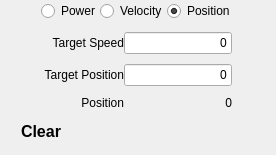
     <widget class="QWidget" name="page_3" >
      <layout class="QVBoxLayout" >
       <property name="spacing" >
        <number>1</number>
       </property>
       <property name="leftMargin" >
        <number>1</number>
       </property>
       <property name="topMargin" >
        <number>1</number>
       </property>
       <property name="rightMargin" >
        <number>1</number>
       </property>
       <property name="bottomMargin" >
        <number>1</number>
       </property>
       <item>
        <layout class="QHBoxLayout" >
         <property name="spacing" >
          <number>0</number>
         </property>
         <item>
          <spacer>
           <property name="orientation" >
            <enum>Qt::Horizontal</enum>
           </property>
           <property name="sizeHint" >
            <size>
             <width>40</width>
             <height>20</height>
            </size>
           </property>
          </spacer>
         </item>
         <item>
          <widget class="QRadioButton" name="ui_PowerRadio3" >
           <property name="text" >
            <string>Power</string>
           </property>
           <property name="checked" >
            <bool>false</bool>
           </property>
          </widget>
         </item>
         <item>
          <widget class="QRadioButton" name="ui_VelocityRadio3" >
           <property name="text" >
            <string>Velocity</string>
           </property>
          </widget>
         </item>
         <item>
          <widget class="QRadioButton" name="ui_PositionRadio3" >
           <property name="text" >
            <string>Position</string>
           </property>
           <property name="checked" >
            <bool>true</bool>
           </property>
          </widget>
         </item>
         <item>
          <spacer>
           <property name="orientation" >
            <enum>Qt::Horizontal</enum>
           </property>
           <property name="sizeHint" >
            <size>
             <width>40</width>
             <height>20</height>
            </size>
           </property>
          </spacer>
         </item>
        </layout>
       </item>
       <item>
        <spacer>
         <property name="orientation" >
          <enum>Qt::Vertical</enum>
         </property>
         <property name="sizeType" >
          <enum>QSizePolicy::Fixed</enum>
         </property>
         <property name="sizeHint" >
          <size>
           <width>20</width>
           <height>10</height>
          </size>
         </property>
        </spacer>
       </item>
       <item>
        <layout class="QGridLayout" >
         <property name="horizontalSpacing" >
          <number>0</number>
         </property>
         <property name="verticalSpacing" >
          <number>0</number>
         </property>
         <item row="0" column="1" >
          <widget class="QLabel" name="ui_TargetSpeedPowerLabel3" >
           <property name="minimumSize" >
            <size>
             <width>0</width>
             <height>20</height>
            </size>
           </property>
           <property name="text" >
            <string>Target Speed</string>
           </property>
           <property name="alignment" >
            <set>Qt::AlignRight|Qt::AlignTrailing|Qt::AlignVCenter</set>
           </property>
          </widget>
         </item>
         <item row="2" column="1" >
          <widget class="QLabel" name="ui_TargetPositionLabel3" >
           <property name="minimumSize" >
            <size>
             <width>0</width>
             <height>20</height>
            </size>
           </property>
           <property name="text" >
            <string>Target Position</string>
           </property>
           <property name="alignment" >
            <set>Qt::AlignRight|Qt::AlignTrailing|Qt::AlignVCenter</set>
           </property>
          </widget>
         </item>
         <item row="4" column="1" >
          <widget class="QLabel" name="label_6" >
           <property name="font" >
            <font/>
           </property>
           <property name="text" >
            <string>Position</string>
           </property>
           <property name="alignment" >
            <set>Qt::AlignRight|Qt::AlignTrailing|Qt::AlignVCenter</set>
           </property>
          </widget>
         </item>
         <item row="4" column="2" >
          <widget class="QLabel" name="ui_MotorPositionLabel3" >
           <property name="font" >
            <font/>
           </property>
           <property name="text" >
            <string>0</string>
           </property>
           <property name="alignment" >
            <set>Qt::AlignRight|Qt::AlignTrailing|Qt::AlignVCenter</set>
           </property>
          </widget>
         </item>
         <item row="0" column="2" >
          <widget class="QLineEdit" name="ui_TargetSpeedPowerLine3" >
           <property name="minimumSize" >
            <size>
             <width>0</width>
             <height>20</height>
            </size>
           </property>
           <property name="text" >
            <string>0</string>
           </property>
           <property name="alignment" >
            <set>Qt::AlignRight|Qt::AlignTrailing|Qt::AlignVCenter</set>
           </property>
          </widget>
         </item>
         <item row="2" column="2" >
          <widget class="QLineEdit" name="ui_TargetPositionLine3" >
           <property name="minimumSize" >
            <size>
             <width>0</width>
             <height>20</height>
            </size>
           </property>
           <property name="text" >
            <string>0</string>
           </property>
           <property name="alignment" >
            <set>Qt::AlignRight|Qt::AlignTrailing|Qt::AlignVCenter</set>
           </property>
          </widget>
         </item>
         <item rowspan="5" row="0" column="0" >
          <spacer>
           <property name="orientation" >
            <enum>Qt::Horizontal</enum>
           </property>
           <property name="sizeHint" >
            <size>
             <width>40</width>
             <height>20</height>
            </size>
           </property>
          </spacer>
         </item>
         <item rowspan="5" row="0" column="3" >
          <spacer>
           <property name="orientation" >
            <enum>Qt::Horizontal</enum>
           </property>
           <property name="sizeHint" >
            <size>
             <width>40</width>
             <height>20</height>
            </size>
           </property>
          </spacer>
         </item>
         <item row="1" column="1" colspan="2" >
          <spacer>
           <property name="orientation" >
            <enum>Qt::Vertical</enum>
           </property>
           <property name="sizeType" >
            <enum>QSizePolicy::Fixed</enum>
           </property>
           <property name="sizeHint" >
            <size>
             <width>20</width>
             <height>10</height>
            </size>
           </property>
          </spacer>
         </item>
         <item row="3" column="1" colspan="2" >
          <spacer>
           <property name="orientation" >
            <enum>Qt::Vertical</enum>
           </property>
           <property name="sizeType" >
            <enum>QSizePolicy::Fixed</enum>
           </property>
           <property name="sizeHint" >
            <size>
             <width>20</width>
             <height>10</height>
            </size>
           </property>
          </spacer>
         </item>
        </layout>
       </item>
       <item>
        <layout class="QHBoxLayout" >
         <property name="spacing" >
          <number>0</number>
         </property>
         <property name="bottomMargin" >
          <number>3</number>
         </property>
         <item>
          <widget class="QPushButton" name="ui_ClearButton3" >
           <property name="minimumSize" >
            <size>
             <width>80</width>
             <height>30</height>
            </size>
           </property>
           <property name="maximumSize" >
            <size>
             <width>80</width>
             <height>30</height>
            </size>
           </property>
           <property name="font" >
            <font>
             <pointsize>12</pointsize>
             <weight>75</weight>
             <italic>false</italic>
             <bold>true</bold>
            </font>
           </property>
           <property name="styleSheet" >
            <string>QPushButton{
border:0px;
background-image:url(:/actions/rivet80x30L.png);
color:black;
font:bold;
font-size:12pt;
}
QPushButton:pressed{
border:0px;
background-image:url(:/actions/rivet80x30D.png);
color:white;
font:bold;
font-size:12pt;
}</string>
           </property>
           <property name="text" >
            <string>Clear</string>
           </property>
           <property name="iconSize" >
            <size>
             <width>80</width>
             <height>24</height>
            </size>
           </property>
          </widget>
         </item>
         <item>
          <spacer>
           <property name="orientation" >
            <enum>Qt::Horizontal</enum>
           </property>
           <property name="sizeHint" >
            <size>
             <width>40</width>
             <height>10</height>
            </size>
           </property>
          </spacer>
         </item>
         <item>
          <widget class="QPushButton" name="ui_PlayButton3" >
           <property name="sizePolicy" >
            <sizepolicy vsizetype="Fixed" hsizetype="Fixed" >
             <horstretch>0</horstretch>
             <verstretch>0</verstretch>
            </sizepolicy>
           </property>
           <property name="minimumSize" >
            <size>
             <width>40</width>
             <height>40</height>
            </size>
           </property>
           <property name="maximumSize" >
            <size>
             <width>40</width>
             <height>40</height>
            </size>
           </property>
           <property name="styleSheet" >
            <string>QPushButton{
border:0px;
background-image:url(:/actions/rivet30x30Go.png);
}
QPushButton:checked{
border:0px;
background-image:url(:/actions/rivet30x30Stop.png);
}</string>
           </property>
           <property name="text" >
            <string/>
           </property>
           <property name="iconSize" >
            <size>
             <width>40</width>
             <height>40</height>
            </size>
           </property>
           <property name="checkable" >
            <bool>true</bool>
           </property>
           <property name="flat" >
            <bool>false</bool>
           </property>
          </widget>
         </item>
        </layout>
       </item>
      </layout>
     </widget>
